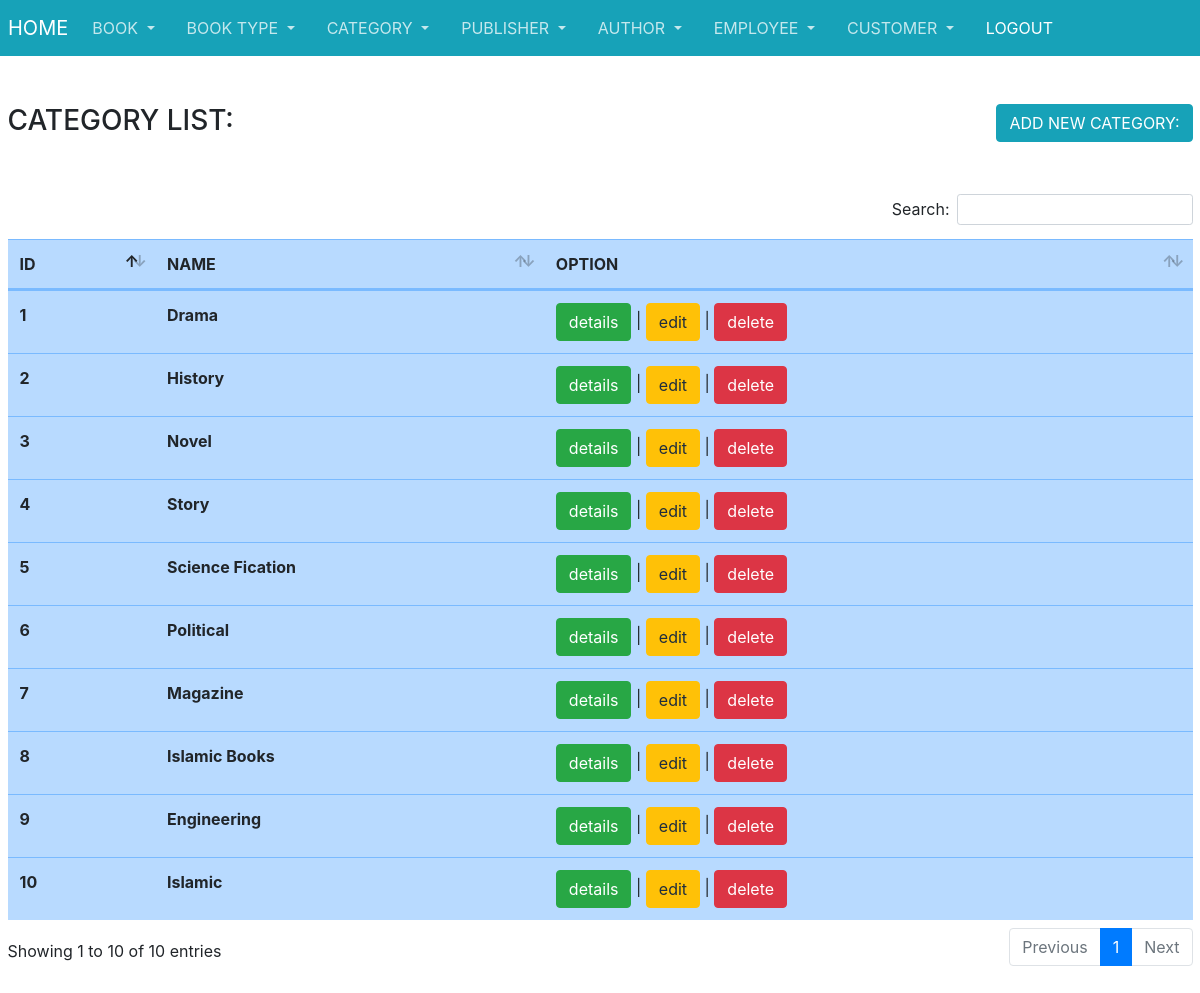
/views/category/index.php, run on the app's committed database.
### tables this page shows
CREATE TABLE `categories` (
  `id` int(20) NOT NULL,
  `name` varchar(30) NOT NULL,
  `column_status` varchar(20) NOT NULL DEFAULT 'ACTIVE'
);

### app/db/db.php (called while the page is built, shortened)
<?php
    function readQuery($sql)
    {
        $conn = new mysqli(servername , username, password, databaseName);
        $arr = [];
        $result = $conn->query($sql);
        if ($result == TRUE) {
            while($row = $result->fetch_assoc()) {
                $arr[] = $row;
            }
        }
        else
        {
            echo "Error: " . $conn->error;
        }
        $json_data = json_encode($arr);
        return $json_data;
    }
?>

### app/controller/categoryController.php (called while the page is built, shortened)
<?php include_once('baseController.php');
function index()
{
    $s = "select * from categories order by id";
    $categories = readQuery($s);
    $categories = json_decode($categories);
    return $categories;
}

### views/category/index.php (the view, shortened to what this page needs)
<?php include_once('../config.php');
        include_once(CON_FRONT.'categoryController.php');
        $categories = index();
?>
<!DOCTYPE html>
<html lang="en">
<head>
    <?php include_once('../layout/links.php') ?>
</head>
<body>
    <?php include_once('../layout/admin.php') ?>
    <div class="container-fluid" style="margin-top:80px">
        <br>
        <h3>CATEGORY LIST:<a href="create.php" class="btn btn-info float-right">ADD NEW CATEGORY:</a></h3>
        <br>
        <br>
        <table class="table table-hover table-primary" id="dataTable">
            <thead>
            <tr>
                <th>ID</th>
                <th>NAME</th>
                <th>OPTION</th>
            </tr>
            </thead>
            <tbody>
            <?php
        foreach($categories as $c)
        { ?>
            <tr>
                <th><?= $c->id; ?></th>
                <th><?= $c->name; ?></th>
                <td><a href="show.php?id=<?= $c->id ?>" class="btn btn-success">details</a> |
                <a href="edit.php?id=<?= $c->id ?>" class="btn btn-warning">edit</a> |
                <a href="delete.php?id=<?= $c->id ?>" class="btn btn-danger">delete</a></td>
            </tr>
            <?php } ?>
            </tbody>
        </table>
    </div>
</body>
</html>

### data on the page
categories: id "1", name "Drama"
categories: id "2", name "History"
categories: id "3", name "Novel"
categories: id "4", name "Story"
categories: id "5", name "Science Fication"
categories: id "6", name "Political"
categories: id "7", name "Magazine"
categories: id "8", name "Islamic Books"
categories: id "9", name "Engineering"
categories: id "10", name "Islamic"
